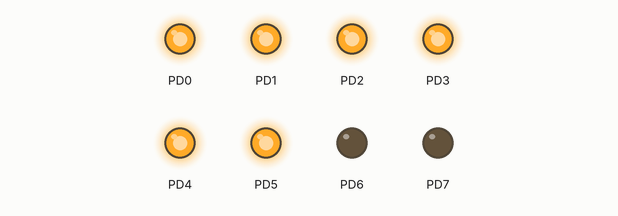
This program was run on a simulated ATmega32, built with avr-gcc and emulated at 16 MHz. On the bench: output pins drawn as LEDs (lit = HIGH).

Above: at 0.05 s.
At 0.65 s:
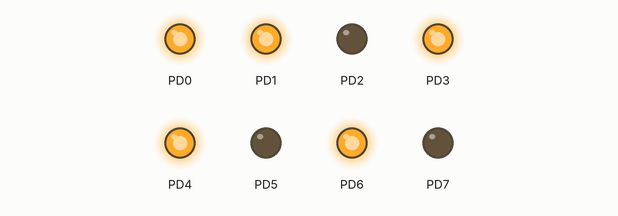
At 1.35 s:
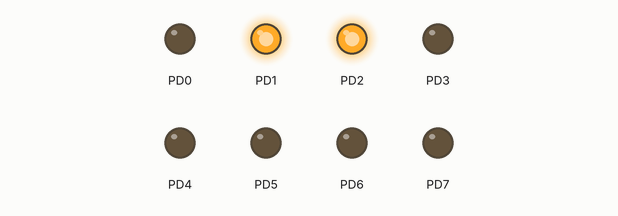
At 2.75 s:
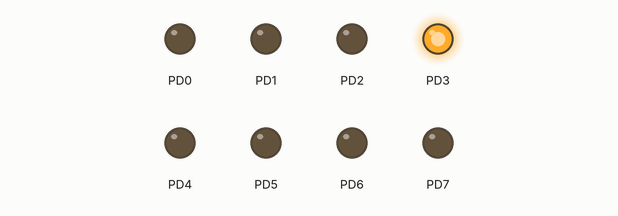
Timing chart, 0 to 3.0 s (numbered marks = the images above):
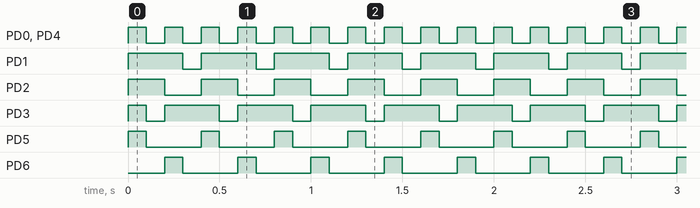

Measured:
- by itself, PD0, PD4: alternates HIGH for 0.10 s and LOW for 0.10 s
- by itself, PD1: alternates HIGH for 0.30 s and LOW for 0.10 s
- by itself, PD2: alternates HIGH for 0.20 s and LOW for 0.20 s
- by itself, PD3: repeats every 0.40 s: LOW 0.10 s, HIGH 0.30 s
- by itself, PD5, PD6: alternates HIGH for 0.10 s and LOW for 0.30 s

The program:

main.c
```c
#define F_CPU 16000000UL
#include <avr/io.h>
#include <util/delay.h>


int main(void)
{
	DDRD |= 0xFF;

char hello[]={0x3f,0x06,0x5b};

	while(1)
		{
int i;
for(i=0;i<=3;i++){
PORTD = hello[i];
_delay_ms(100);


		}
		}


	return 0;
}
```
